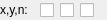
<?xml version="1.0" encoding="UTF-8"?>
<ui version="4.0">
 <class>list_channel_widget</class>
 <widget class="QWidget" name="list_channel_widget">
  <property name="geometry">
   <rect>
    <x>0</x>
    <y>0</y>
    <width>285</width>
    <height>40</height>
   </rect>
  </property>
  <property name="minimumSize">
   <size>
    <width>0</width>
    <height>40</height>
   </size>
  </property>
  <property name="maximumSize">
   <size>
    <width>16777215</width>
    <height>40</height>
   </size>
  </property>
  <property name="windowTitle">
   <string>Form</string>
  </property>
  <layout class="QGridLayout" name="gridLayout" rowstretch="0" columnstretch="0,0,0,0,50">
   <property name="sizeConstraint">
    <enum>QLayout::SetFixedSize</enum>
   </property>
   <property name="margin">
    <number>0</number>
   </property>
   <property name="spacing">
    <number>0</number>
   </property>
   <item row="0" column="0">
    <widget class="QLabel" name="label_2">
     <property name="minimumSize">
      <size>
       <width>40</width>
       <height>20</height>
      </size>
     </property>
     <property name="maximumSize">
      <size>
       <width>40</width>
       <height>20</height>
      </size>
     </property>
     <property name="text">
      <string>x,y,n:</string>
     </property>
    </widget>
   </item>
   <item row="0" column="1">
    <widget class="QCheckBox" name="ch_x">
     <property name="minimumSize">
      <size>
       <width>20</width>
       <height>20</height>
      </size>
     </property>
     <property name="text">
      <string/>
     </property>
    </widget>
   </item>
   <item row="0" column="2">
    <widget class="QCheckBox" name="ch_y">
     <property name="minimumSize">
      <size>
       <width>20</width>
       <height>20</height>
      </size>
     </property>
     <property name="text">
      <string/>
     </property>
    </widget>
   </item>
   <item row="0" column="3">
    <widget class="QCheckBox" name="ch_norm">
     <property name="minimumSize">
      <size>
       <width>20</width>
       <height>20</height>
      </size>
     </property>
     <property name="text">
      <string/>
     </property>
    </widget>
   </item>
   <item row="0" column="4">
    <widget class="QLabel" name="lb_channel">
     <property name="minimumSize">
      <size>
       <width>0</width>
       <height>20</height>
      </size>
     </property>
     <property name="text">
      <string/>
     </property>
    </widget>
   </item>
  </layout>
 </widget>
 <resources/>
 <connections>
  <connection>
   <sender>ch_x</sender>
   <signal>toggled(bool)</signal>
   <receiver>list_channel_widget</receiver>
   <slot>actionSetX(bool)</slot>
   <hints>
    <hint type="sourcelabel">
     <x>68</x>
     <y>18</y>
    </hint>
    <hint type="destinationlabel">
     <x>82</x>
     <y>-14</y>
    </hint>
   </hints>
  </connection>
  <connection>
   <sender>ch_y</sender>
   <signal>toggled(bool)</signal>
   <receiver>list_channel_widget</receiver>
   <slot>actionSetY(bool)</slot>
   <hints>
    <hint type="sourcelabel">
     <x>92</x>
     <y>20</y>
    </hint>
    <hint type="destinationlabel">
     <x>157</x>
     <y>-2</y>
    </hint>
   </hints>
  </connection>
  <connection>
   <sender>ch_norm</sender>
   <signal>toggled(bool)</signal>
   <receiver>list_channel_widget</receiver>
   <slot>actionSetNorm(bool)</slot>
   <hints>
    <hint type="sourcelabel">
     <x>118</x>
     <y>20</y>
    </hint>
    <hint type="destinationlabel">
     <x>40</x>
     <y>-8</y>
    </hint>
   </hints>
  </connection>
 </connections>
 <slots>
  <slot>actionSetX(bool)</slot>
  <slot>actionSetY(bool)</slot>
  <slot>actionSetNorm(bool)</slot>
 </slots>
</ui>
